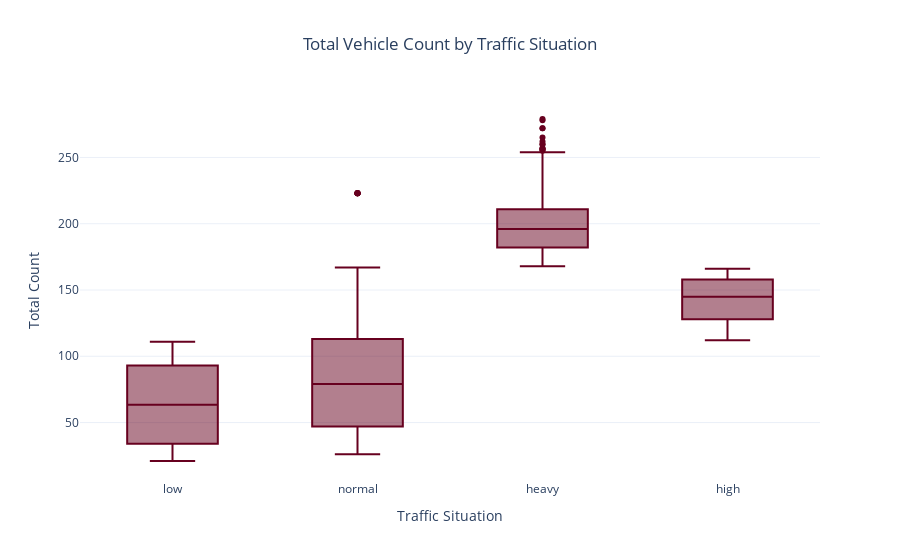

Source (notebook cell):
### Code cell
# 9. Total vehicle count by traffic situation
fig = px.box(traffic_df, x='Traffic Situation', y='Total', title='Total Vehicle Count by Traffic Situation', color_discrete_sequence=px.colors.sequential.RdBu)
fig.update_layout(title_text='Total Vehicle Count by Traffic Situation', title_x=0.5, xaxis_title='Traffic Situation', yaxis_title='Total Count', template='plotly_white')
fig.show()

### Figure 1 — Plotly figure (JSON) as saved in the notebook; plotly's stock layout.template omitted (floating-point values rounded to 4 significant figures; data arrays with more than 128 entries replaced by an {"elided": "..."} marker saying what was removed)
{"data": [{"alignmentgroup": "True", "hovertemplate": "Traffic Situation=%{x}<br>Total=%{y}<extra></extra>", "legendgroup": "", "marker": {"color": "rgb(103,0,31)"}, "name": "", "notched": false, "offsetgroup": "", "orientation": "v", "showlegend": false, "type": "box", "x": {"elided": "2976 str values"}, "x0": " ", "xaxis": "x", "y": {"elided": "2976 int values"}, "y0": " ", "yaxis": "y"}], "layout": {"boxmode": "group", "legend": {"tracegroupgap": 0}, "title": {"text": "Total Vehicle Count by Traffic Situation", "x": 0.5}, "xaxis": {"anchor": "y", "domain": [0, 1], "title": {"text": "Traffic Situation"}}, "yaxis": {"anchor": "x", "domain": [0, 1], "title": {"text": "Total Count"}}}}
